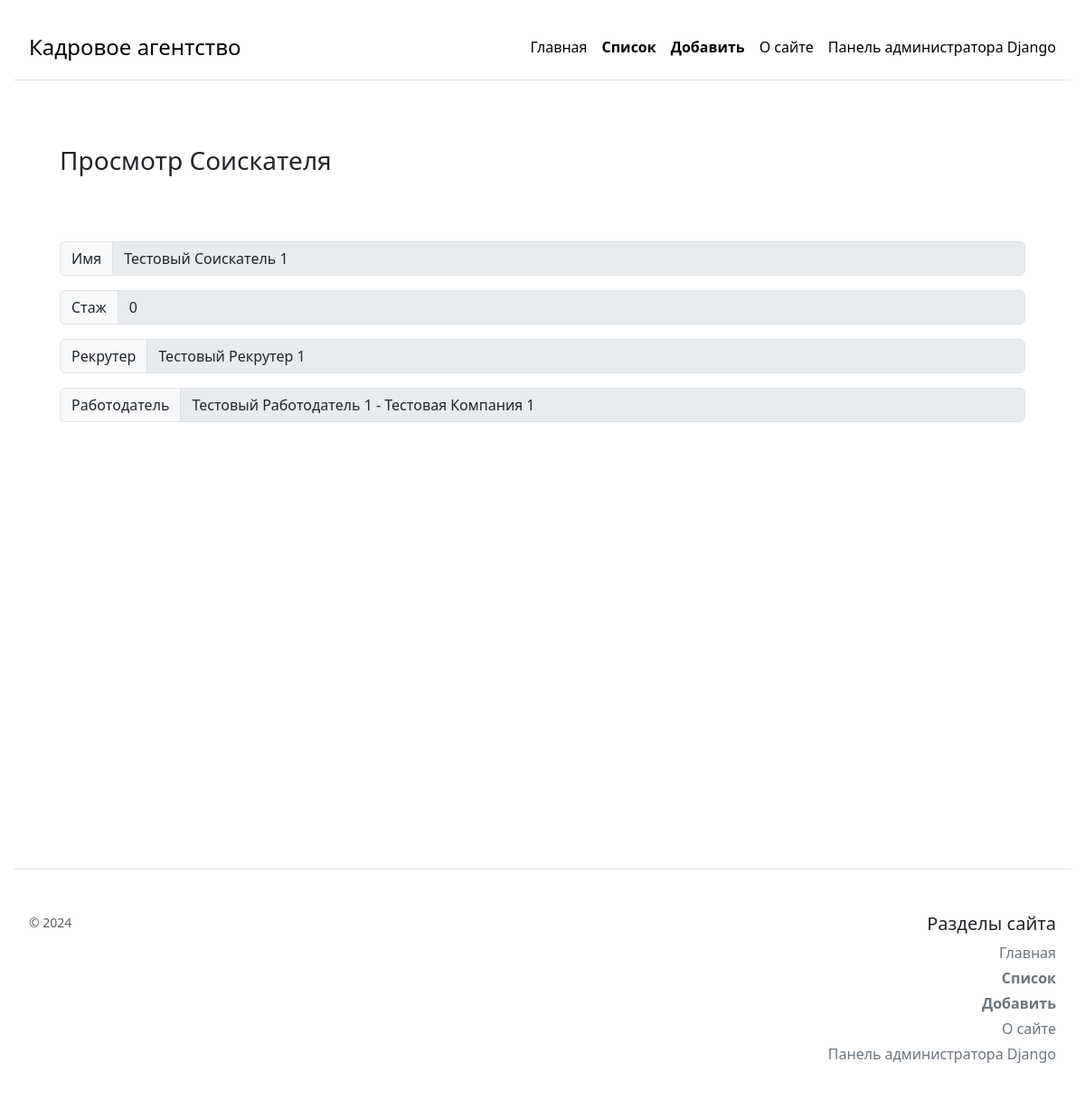
Page /view/1 on the earlier database version.
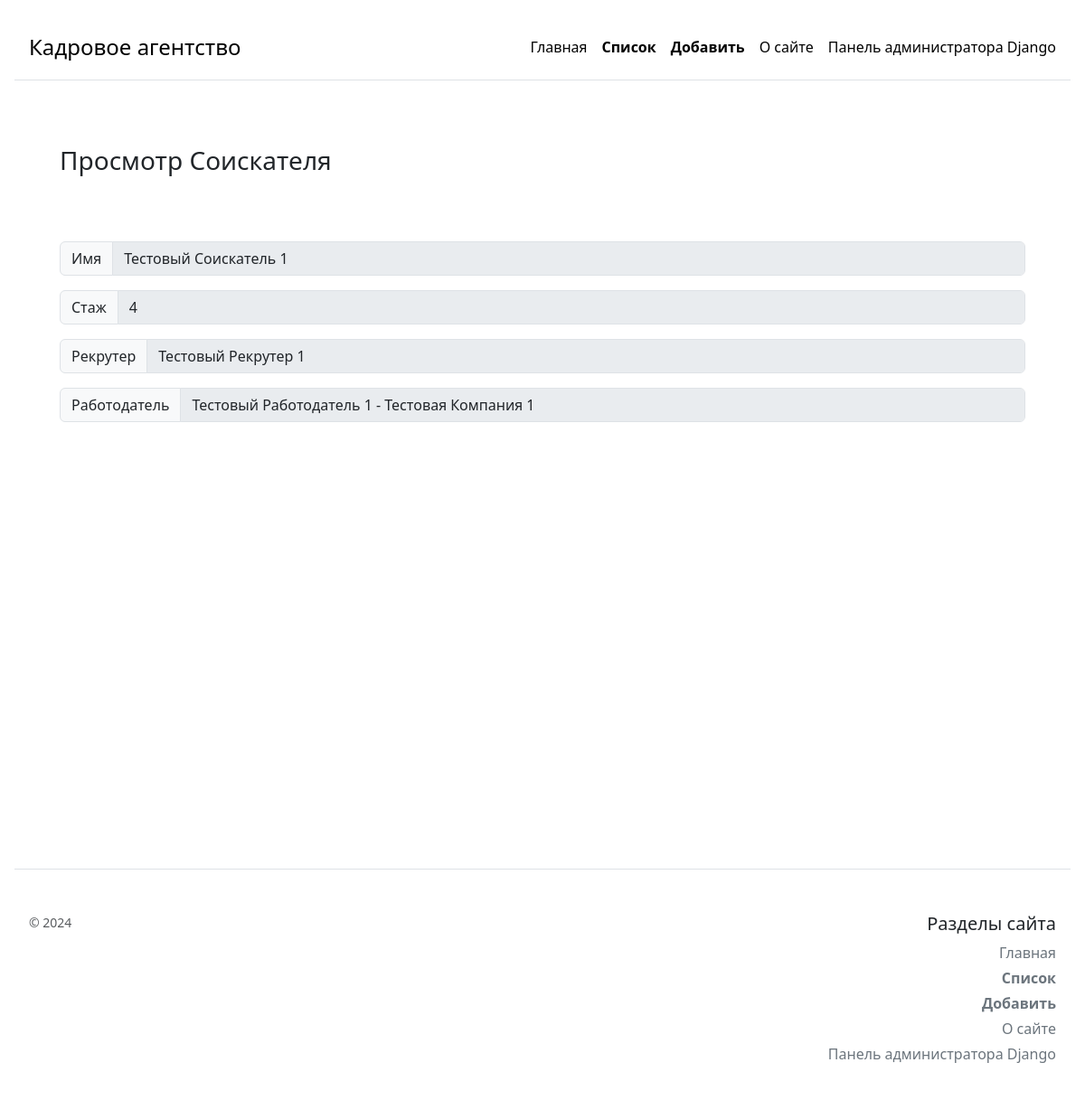
Same page on the later database version.
### main/models.py (models this page shows, shortened)
class Applicant(models.Model):
    name = models.CharField('Имя', max_length=50, null=False, unique=True)
    experience = models.IntegerField('Стаж работы', null=False, default=0)
    recruiter = models.ForeignKey(
        Recruiter, on_delete=models.SET_NULL, null=True, blank=True)
    employer = models.ForeignKey(
        Employer, on_delete=models.SET_NULL, null=True, blank=True)
    class Meta:
        verbose_name = "Соискатель"
        verbose_name_plural = "Соискатели"

class Recruiter(models.Model):
    name = models.CharField('Имя', max_length=50, null=False, unique=True)
    successCount = models.IntegerField(
        'Число успешных устройств', null=False, default=0)
    def __str__(self):
        return self.name
    class Meta:
        verbose_name = "Рекрутер"
        verbose_name_plural = "Рекрутеры"

class Employer(models.Model):
    name = models.CharField('Имя', max_length=50, null=False, unique=True)
    companyName = models.CharField('Имя компании', max_length=255, null=False)
    def __str__(self):
        return f"{self.name} - {self.companyName}"
    class Meta:
        verbose_name = "Работодатель"
        verbose_name_plural = "Работодатели"

### main/views.py (the view)
# urls.py: path('view/<int:id>', views.view, name='view'),
def view(request, id):
    applicant = Applicant.objects.get(id=int(id))
    return render(request, 'main/view.html', {'applicant': applicant})

### main/templates/main/view.html (shortened to what this page needs)
{% extends 'main/template.html' %}
{% block body %}
<div class="row p-3">
    <div class="col p-3">
        <h3>Просмотр Соискателя</h3>
    </div>
</div>
<div class="row p-3">
    <div class="col col-m p-3">
        <form method="post" class="needs-validation">
            <div class="input-group flex-nowrap mb-3">
                <span class="input-group-text" id="name">Имя</span>
                <input type="text" class="form-control" name="name" id="name" value="{{ applicant.name }}" required
                    disabled>
            </div>
            <div class="input-group flex-nowrap mb-3">
                <span class="input-group-text" id="experience">Стаж</span>
                <input type="number" class="form-control" name="experience" id="experience" step="1" min="0" max="99"
                    value="{{ applicant.experience }}" required disabled>
            </div>
            <div class="input-group flex-nowrap mb-3">
                <span class="input-group-text" id="category_id">Рекрутер</span>
                <input type="text" class="form-control" name="employer" id="employer"
                    value="{% if applicant.recruiter != None %}{{ applicant.recruiter }}{% else %} --- {% endif %}"
                    required disabled>
            </div>
            <div class="input-group flex-nowrap mb-3">
                <span class="input-group-text" id="category_id">Работодатель</span>
                <input type="text" class="form-control" name="employer" id="employer"
                    value="{% if applicant.employer != None %}{{ applicant.employer }}{% else %} --- {% endif %}"
                    required disabled>
            </div>
        </form>
    </div>
</div>
{% endblock %}

Differences in the rows shown:
changed Applicant "Тестовый Соискатель 1": experience "0" → "4"
